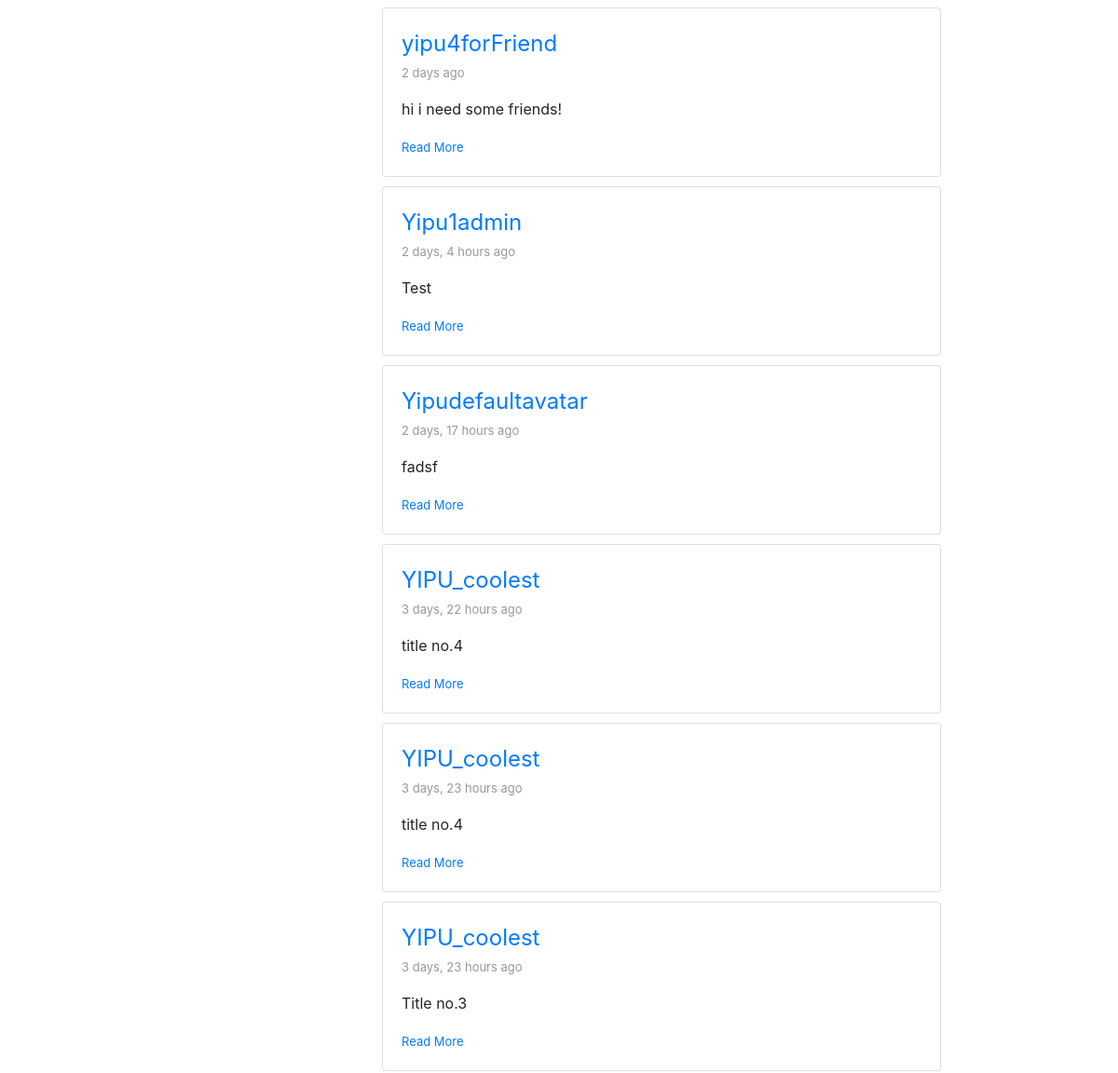
The page /service/posts/ (signed in, middle part) on the database as committed earlier.
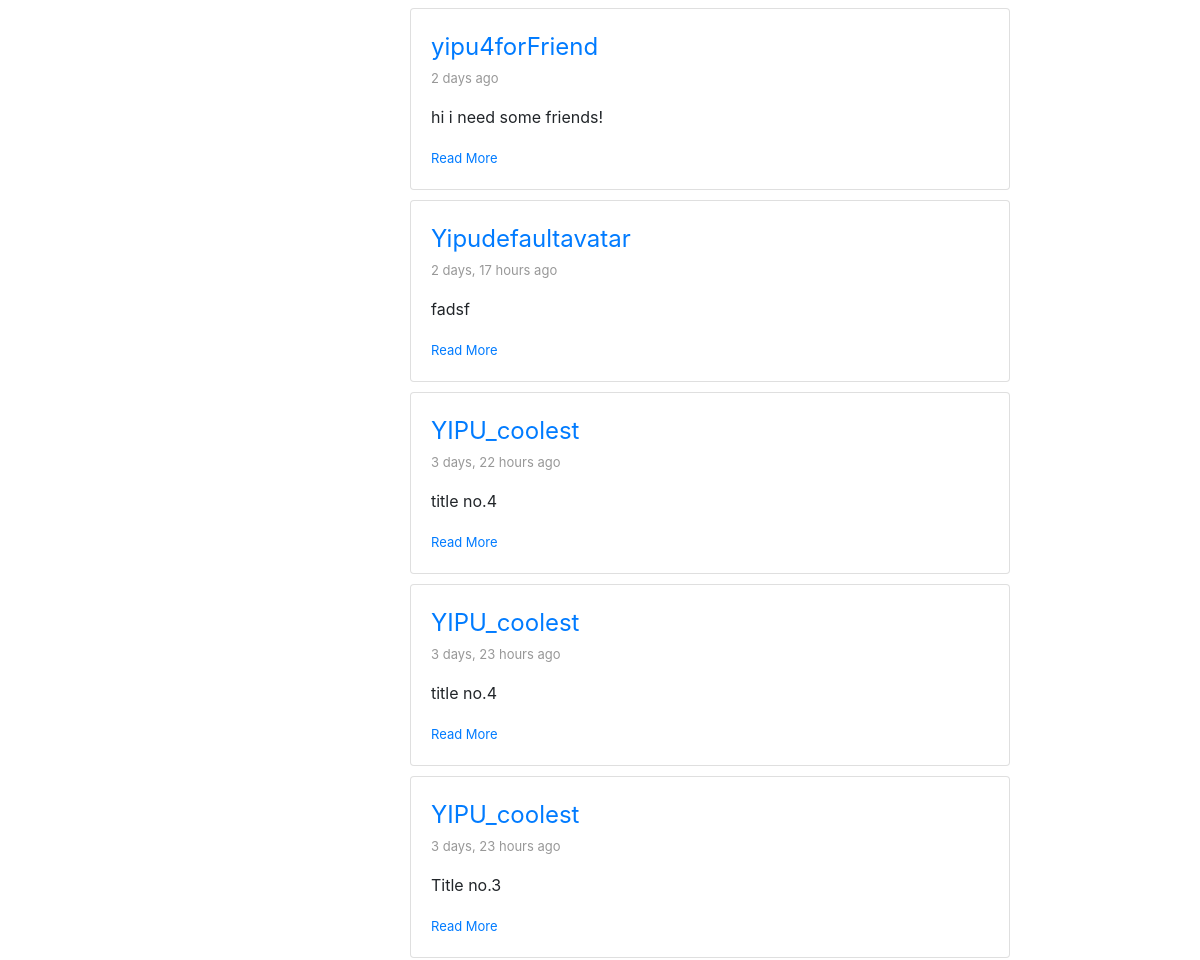
The same page on the database as committed later.
### posting/models.py (models this page shows)
class Post(models.Model):
    POST_VISIBILITY = (
        ('PUBLIC', 'Public'),
        ('PRIVATE', 'Prviate to self'),
        ('FRIENDS', 'Private to friends'),
        ('FOAF', 'Private to friends of friends'),
        ('SERVERONLY', 'Private to local friends'),
    )
    CONTENT_TYPE = {
        ('text', 'text/plain'),
        ('md', 'text/markdown'),
    }
    UNLISTED = {
        (True, 'True'),
        (False, 'False'),
    }
    id = models.UUIDField(primary_key=True, default=uuid.uuid4, editable=False)
    author = models.ForeignKey(Author, on_delete=models.CASCADE)
    title = models.CharField(max_length=50)
    content_type = models.CharField(max_length=4, default = 'text', choices=CONTENT_TYPE)
    content = models.CharField(max_length=200)
    category = models.CharField(max_length=200)
    unlisted = models.BooleanField(default=False, choices=UNLISTED)
    pub_date = models.DateTimeField('date posted', auto_now_add=True, blank=True)
    visibility = models.CharField(max_length=10, default = 'PUBL', choices=POST_VISIBILITY)

### accounts/models.py (models this page shows, shortened)
class Author(AbstractBaseUser):
    email=models.EmailField(
        verbose_name='email address',
        max_length=60,
        unique=True,
    )
    uid_str = uuid.uuid4().urn
    uuid_str = uid_str[9:] # str(settings.HOSTNAME)+"/author/"+
    id = models.CharField(primary_key=True, default=uuid_str, editable=False,max_length=100,unique=True)
    displayName = models.CharField(max_length=30)
    host = models.URLField(default=settings.HOSTNAME, max_length=100)
    url = models.URLField(default=uuid_str,max_length=100)
    avatar = models.ImageField(upload_to='avatar/', default = 'avatar/default-avatar.png', blank=True, null=True)
    github = models.URLField(default="", max_length=100, null=True)
    bio = models.CharField(max_length=200, null=True)
    date_joined=models.DateField(verbose_name="date joined", auto_now=True)
    last_login=models.DateField(verbose_name="date joined", auto_now=True)
    is_active=models.BooleanField(default=True)
    is_admin=models.BooleanField(default=False)
    objects = AuthorManager()
    USERNAME_FIELD = 'email'
    REQUIRED_FIELDS = ['displayName', ]

### posting/views.py (the view, shortened to what this page needs)
# urls.py: path('posts/', views.ViewPublicPosts, name='view public posts'),
def ViewPublicPosts(request):
    public_posts = Post.objects.filter(visibility='PUBLIC', unlisted=False).order_by('-pub_date')[:50]
    form = PostNewForm(request.POST or None)
    context = {
        'public_post_list': public_posts,
        'form': form,
    }
    return render(request, "posting/stream.html", context)

### posting/templates/posting/stream.html (shortened to what this page needs)
{% extends 'posting/homepage.html' %}
{% block content %}
    {% if public_post_list %}
        <ul>
            {% for post in public_post_list %}
            <li>
                {% include 'posting/post-inline-view.html' with post=post %}
            </li>
            {% endfor %}
        </ul>
    {% else %}
        <p>No Public posts... Go make some!</p>
    {% endif %}
{% endblock %}

### posting/templates/posting/post-inline-view.html
<div class="card" style="width:600px">
    <div class="card-body">
      <a class="displa-name" style="font-size:x-large" href="{% url 'accounts:view profile' post.author.id %}">{{post.author.displayName}}</a>
      <br>
      <span id="timestamp">{{ post.pub_date|timesince }} ago</span>
      <p class="card-text"><p>{{ post.title }}</p></p>
      <a  class="" href="{% url 'posting:view post details' post.id %}" style="font-size: small;" >Read More</a>
    </div>
</div>

Rows that differ between the two databases and show on the page:
removed Post: author.displayName "Yipu1admin", pub_date "2 days, 4 hours", title "Test"
